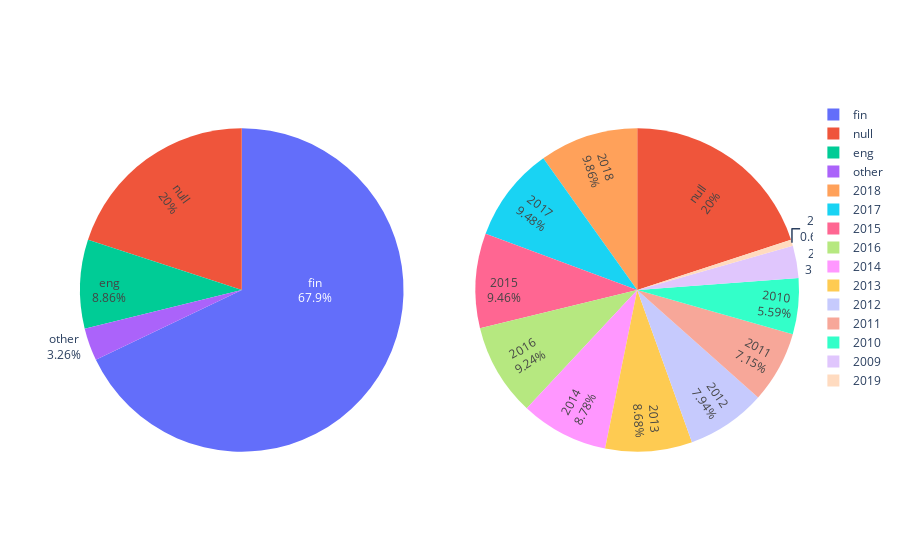

Here is the notebook cell this chart was saved with:
### Markdown cell above
## 2. Data Visualization

### Code cell
fig = make_subplots(rows = 1, cols = 2,
                    specs = [[{"type": "domain"}, {"type": "domain"}]])

fig.add_trace(go.Pie(labels = list(Counter(X['language']).keys()), 
                     values = list(Counter(X['language']).values()),
                     textinfo = 'label+percent', insidetextorientation = 'radial'),
              row = 1, col = 1)

fig.add_trace(go.Pie(labels = list(Counter(X['date']).keys()), 
                     values = list(Counter(X['date']).values()),
                     textinfo = 'label+percent', insidetextorientation = 'radial'),
              row = 1, col = 2)

fig.show()

### Figure 1 — Plotly figure (JSON) as saved in the notebook; plotly's stock layout.template omitted (floating-point values rounded to 4 significant figures)
{"data": [{"domain": {"x": [0, 0.45], "y": [0, 1]}, "insidetextorientation": "radial", "labels": ["fin", "eng", "other", null], "textinfo": "label+percent", "type": "pie", "values": [120006, 15665, 5756, 35326]}, {"domain": {"x": [0.55, 1], "y": [0, 1]}, "insidetextorientation": "radial", "labels": [2009, null, 2010, 2011, 2012, 2013, 2014, 2015, 2016, 2017, 2018, 2019], "textinfo": "label+percent", "type": "pie", "values": [5719, 35326, 9887, 12634, 14029, 15340, 15517, 16716, 16339, 16751, 17428, 1067]}], "layout": {}}
